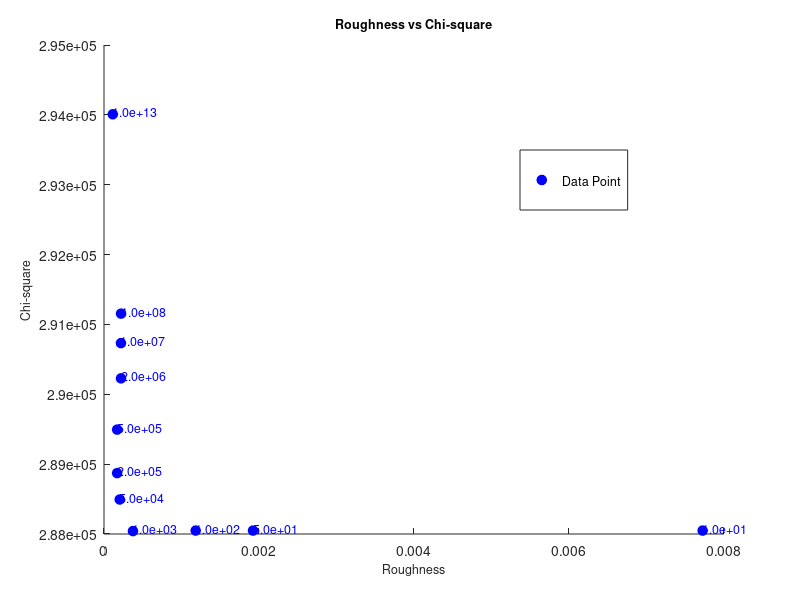

MATLAB code to generate this figure:
clear all;
clc;
close all;
smooth = [10,50,1e2,1e3,5e4,2e5,5e5,2e6,1e7,1e8,1e13];
smooth_xaxis = log10(smooth);
% period 1
DOF1 = ones(1,11)*74121;
Data_Chi21=[3.8862e+00;3.8862e+00;3.8862e+00;3.8861e+00;3.8922e+00;3.8973e+00;3.9057e+00;3.9156e+00;3.9224e+00;3.9281e+00;3.9666e+00]';
data_chi21 = DOF1.*Data_Chi21;
penalty1=[1.3457e-04;1.6751e-04;2.0609e-04;6.5079e-04;1.7661e-02;5.9158e-02;1.4781e-01;7.6499e-01;3.8130e+00;3.8346e+01;1.9745e+06]';
rn = 41*14;
smoothvalue1 = (penalty1.*rn)./(smooth);
figure (1);
% 绘制散点图，并添加标签
scatter(smoothvalue1, data_chi21, 50, 'filled', 'MarkerFaceColor', 'b', 'MarkerEdgeColor', 'b', 'DisplayName', 'Data Point');
hold on;
% 在每个散点旁边添加文字标签和平滑值
for i = 1:numel(smooth)
    % 计算标签的位置
    x_pos = smoothvalue1(i);
    y_pos = data_chi21(i);
    % 使用 sprintf 函数将平滑值格式化为字符串并添加在标签文本中
    label = sprintf('%.1e\n', smooth(i));
    text(x_pos, y_pos, label, 'Color', 'b', 'FontSize', 9, 'HorizontalAlignment', 'left', 'VerticalAlignment', 'middle');
end
% 添加图例和轴标签
legend('Location', 'none', 'FontSize',9, 'Position', [0.65, 0.65, 0.1, 0.1]); % 将图例放置在图像右侧 75% 处，高度的 25% 处
ylabel('Chi-square', 'FontSize', 9);
xlabel('Roughness', 'FontSize', 9);
title('Roughness vs Chi-square', 'FontSize', 9, 'FontWeight', 'Bold');
